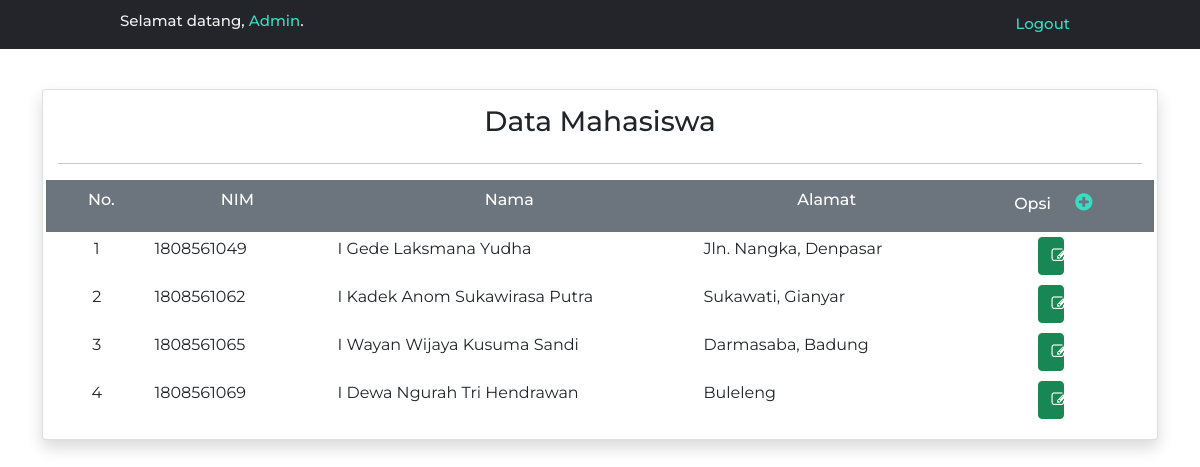
/pagepegawai.php (signed in), run on the app's committed database.
### tables this page shows
CREATE TABLE `mahasiswa` (
  `nim` char(10) NOT NULL,
  `nama` varchar(50) NOT NULL,
  `alamat` varchar(50) NOT NULL
);

### pagepegawai.php (the view, shortened to what this page needs)
<?php
    include 'koneksi.php';
    $result = mysqli_query($koneksi, "SELECT * FROM mahasiswa");
?>
<?php include 'navbar.php'; ?>
<head>
</head>
<body>
<div class="container">
        <div class="card shadow">
            <h3 class="text-center">Data Mahasiswa</h3> <hr>
            <div class="row bg-secondary text-white text-center" style="padding:10px;">
                <div class="col-lg-1 col-md-1 col-xs-1 col-sm-1">
                    <h6>No.</h6>
                </div>
                <div class="col-lg-2 col-md-2 col-xs-2 col-sm-2">
                    <h6>NIM</h6>
                </div>
                <div class="col-lg-4 col-md-4 col-xs-4 col-sm-4">
                    <h6>Nama</h6>
                </div>
                <div class="col-lg-3 col-md-3 col-xs-4 col-sm-4">
                    <h6>Alamat</h6>
                </div>
                <div class="col-lg-2 col-md-2 col-xs-1 col-sm-1">
                    <h6>Opsi <a class="plus" href="tambahdata.php"><span><i class="fa fa-plus-circle"></i></span></a></h6>
                </div>
            </div>
            <?php
            $no=1;
            while($data = mysqli_fetch_assoc($result) ) { ?>
                <div class="row" style="padding:5px;">
                    <div class="col-lg-1 col-md-1 col-xs-2 col-sm-2 text-center">
                        <?php echo $no++ ?>
                    </div>
                    <div class="col-lg-2 col-md-2 col-xs-2 col-sm-2">
                        <?php echo $data['nim'] ?>
                    </div>
                    <div class="col-lg-4 col-md-4 col-xs-4 col-sm-4">
                        <?php echo $data['nama'] ?>
                    </div>
                    <div class="col-lg-3 col-md-3 col-xs-4 col-sm-4">
                        <?php echo $data['alamat'] ?>
                    </div>
                    <div class="col-lg-2 col-md-2 col-xs-2 col-sm-2">
                        <button style="float:left;margin-left:38%;" class="btn btn-success" type="submit"><a href="updatedata.php?nim=<?= $data["nim"];?>" class="text-white"><i class="fa fa-edit fa-md"></i></a></button>
                    </div>
                </div>
            <?php } ?>
        </div>
    </div>
</body>
</html>

### assets/style.css (style rules this page uses)
.card { margin-top:8%; padding:15px; font-family: 'Montserrat', sans-serif; }
button { float:right; width: calc(100% - 170px); }

### pagepegawai.php (style rules this page uses)
.plus { padding-left:20px; text-decoration:none; color:rgb(50,224,196); font-size:20px; }

### data on the page
mahasiswa: nim "1808561049", nama "I Gede Laksmana Yudha", alamat "Jln. Nangka, Denpasar"
mahasiswa: nim "1808561062", nama "I Kadek Anom Sukawirasa Putra", alamat "Sukawati, Gianyar"
mahasiswa: nim "1808561065", nama "I Wayan Wijaya Kusuma Sandi", alamat "Darmasaba, Badung"
mahasiswa: nim "1808561069", nama "I Dewa Ngurah Tri Hendrawan", alamat "Buleleng"

### other printed values
$_SESSION['nama_user'] "Admin"
